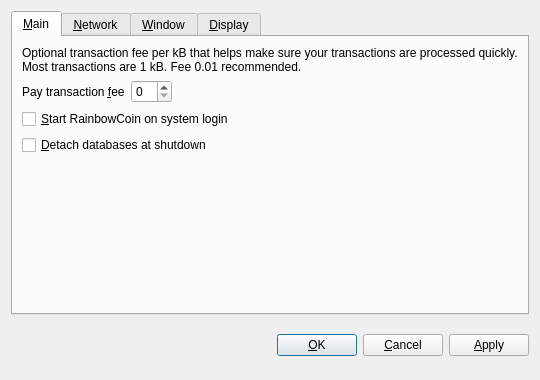
<?xml version="1.0" encoding="UTF-8"?>
<ui version="4.0">
 <class>OptionsDialog</class>
 <widget class="QDialog" name="OptionsDialog">
  <property name="geometry">
   <rect>
    <x>0</x>
    <y>0</y>
    <width>540</width>
    <height>380</height>
   </rect>
  </property>
  <property name="windowTitle">
   <string>Options</string>
  </property>
  <property name="modal">
   <bool>true</bool>
  </property>
  <layout class="QVBoxLayout" name="verticalLayout">
   <item>
    <widget class="QTabWidget" name="tabWidget">
     <property name="tabPosition">
      <enum>QTabWidget::North</enum>
     </property>
     <property name="currentIndex">
      <number>0</number>
     </property>
     <widget class="QWidget" name="tabMain">
      <attribute name="title">
       <string>&amp;Main</string>
      </attribute>
      <layout class="QVBoxLayout" name="verticalLayout_Main">
       <item>
        <widget class="QLabel" name="transactionFeeInfoLabel">
         <property name="text">
          <string>Optional transaction fee per kB that helps make sure your transactions are processed quickly. Most transactions are 1 kB. Fee 0.01 recommended.</string>
         </property>
         <property name="textFormat">
          <enum>Qt::PlainText</enum>
         </property>
         <property name="wordWrap">
          <bool>true</bool>
         </property>
        </widget>
       </item>
       <item>
        <layout class="QHBoxLayout" name="horizontalLayout_Main">
         <item>
          <widget class="QLabel" name="transactionFeeLabel">
           <property name="text">
            <string>Pay transaction &amp;fee</string>
           </property>
           <property name="textFormat">
            <enum>Qt::PlainText</enum>
           </property>
           <property name="buddy">
            <cstring>transactionFee</cstring>
           </property>
          </widget>
         </item>
         <item>
          <widget class="BitcoinAmountField" name="transactionFee"/>
         </item>
         <item>
          <spacer name="horizontalSpacer_Main">
           <property name="orientation">
            <enum>Qt::Horizontal</enum>
           </property>
           <property name="sizeHint" stdset="0">
            <size>
             <width>40</width>
             <height>20</height>
            </size>
           </property>
          </spacer>
         </item>
        </layout>
       </item>
       <item>
        <widget class="QCheckBox" name="bitcoinAtStartup">
         <property name="toolTip">
          <string>Automatically start RainbowCoin after logging in to the system.</string>
         </property>
         <property name="text">
          <string>&amp;Start RainbowCoin on system login</string>
         </property>
        </widget>
       </item>
       <item>
        <widget class="QCheckBox" name="detachDatabases">
         <property name="toolTip">
          <string>Detach block and address databases at shutdown. This means they can be moved to another data directory, but it slows down shutdown. The wallet is always detached.</string>
         </property>
         <property name="text">
          <string>&amp;Detach databases at shutdown</string>
         </property>
        </widget>
       </item>
       <item>
        <spacer name="verticalSpacer_Main">
         <property name="orientation">
          <enum>Qt::Vertical</enum>
         </property>
         <property name="sizeHint" stdset="0">
          <size>
           <width>20</width>
           <height>40</height>
          </size>
         </property>
        </spacer>
       </item>
      </layout>
     </widget>
     <widget class="QWidget" name="tabNetwork">
      <attribute name="title">
       <string>&amp;Network</string>
      </attribute>
      <layout class="QVBoxLayout" name="verticalLayout_Network">
       <item>
        <widget class="QCheckBox" name="mapPortUpnp">
         <property name="toolTip">
          <string>Automatically open the RainbowCoin client port on the router. This only works when your router supports UPnP and it is enabled.</string>
         </property>
         <property name="text">
          <string>Map port using &amp;UPnP</string>
         </property>
        </widget>
       </item>
       <item>
        <widget class="QCheckBox" name="connectSocks">
         <property name="toolTip">
          <string>Connect to the RainbowCoin network through a SOCKS proxy (e.g. when connecting through Tor).</string>
         </property>
         <property name="text">
          <string>&amp;Connect through SOCKS proxy:</string>
         </property>
        </widget>
       </item>
       <item>
        <layout class="QHBoxLayout" name="horizontalLayout_Network">
         <item>
          <widget class="QLabel" name="proxyIpLabel">
           <property name="text">
            <string>Proxy &amp;IP:</string>
           </property>
           <property name="textFormat">
            <enum>Qt::PlainText</enum>
           </property>
           <property name="buddy">
            <cstring>proxyIp</cstring>
           </property>
          </widget>
         </item>
         <item>
          <widget class="QValidatedLineEdit" name="proxyIp">
           <property name="maximumSize">
            <size>
             <width>140</width>
             <height>16777215</height>
            </size>
           </property>
           <property name="toolTip">
            <string>IP address of the proxy (e.g. 127.0.0.1)</string>
           </property>
          </widget>
         </item>
         <item>
          <widget class="QLabel" name="proxyPortLabel">
           <property name="text">
            <string>&amp;Port:</string>
           </property>
           <property name="textFormat">
            <enum>Qt::PlainText</enum>
           </property>
           <property name="buddy">
            <cstring>proxyPort</cstring>
           </property>
          </widget>
         </item>
         <item>
          <widget class="QLineEdit" name="proxyPort">
           <property name="maximumSize">
            <size>
             <width>55</width>
             <height>16777215</height>
            </size>
           </property>
           <property name="toolTip">
            <string>Port of the proxy (e.g. 9050)</string>
           </property>
          </widget>
         </item>
         <item>
          <widget class="QLabel" name="socksVersionLabel">
           <property name="text">
            <string>SOCKS &amp;Version:</string>
           </property>
           <property name="textFormat">
            <enum>Qt::PlainText</enum>
           </property>
           <property name="buddy">
            <cstring>socksVersion</cstring>
           </property>
          </widget>
         </item>
         <item>
          <widget class="QValueComboBox" name="socksVersion">
           <property name="toolTip">
            <string>SOCKS version of the proxy (e.g. 5)</string>
           </property>
          </widget>
         </item>
         <item>
          <spacer name="horizontalSpacer_Network">
           <property name="orientation">
            <enum>Qt::Horizontal</enum>
           </property>
           <property name="sizeHint" stdset="0">
            <size>
             <width>40</width>
             <height>20</height>
            </size>
           </property>
          </spacer>
         </item>
        </layout>
       </item>
       <item>
        <spacer name="verticalSpacer_Network">
         <property name="orientation">
          <enum>Qt::Vertical</enum>
         </property>
         <property name="sizeHint" stdset="0">
          <size>
           <width>20</width>
           <height>40</height>
          </size>
         </property>
        </spacer>
       </item>
      </layout>
     </widget>
     <widget class="QWidget" name="tabWindow">
      <attribute name="title">
       <string>&amp;Window</string>
      </attribute>
      <layout class="QVBoxLayout" name="verticalLayout_Window">
       <item>
        <widget class="QCheckBox" name="minimizeToTray">
         <property name="toolTip">
          <string>Show only a tray icon after minimizing the window.</string>
         </property>
         <property name="text">
          <string>&amp;Minimize to the tray instead of the taskbar</string>
         </property>
        </widget>
       </item>
       <item>
        <widget class="QCheckBox" name="minimizeOnClose">
         <property name="toolTip">
          <string>Minimize instead of exit the application when the window is closed. When this option is enabled, the application will be closed only after selecting Quit in the menu.</string>
         </property>
         <property name="text">
          <string>M&amp;inimize on close</string>
         </property>
        </widget>
       </item>
       <item>
        <spacer name="verticalSpacer_Window">
         <property name="orientation">
          <enum>Qt::Vertical</enum>
         </property>
         <property name="sizeHint" stdset="0">
          <size>
           <width>20</width>
           <height>40</height>
          </size>
         </property>
        </spacer>
       </item>
      </layout>
     </widget>
     <widget class="QWidget" name="tabDisplay">
      <attribute name="title">
       <string>&amp;Display</string>
      </attribute>
      <layout class="QVBoxLayout" name="verticalLayout_Display">
       <item>
        <layout class="QHBoxLayout" name="horizontalLayout_1_Display">
         <item>
          <widget class="QLabel" name="langLabel">
           <property name="text">
            <string>User Interface &amp;language:</string>
           </property>
           <property name="textFormat">
            <enum>Qt::PlainText</enum>
           </property>
           <property name="buddy">
            <cstring>lang</cstring>
           </property>
          </widget>
         </item>
         <item>
          <widget class="QValueComboBox" name="lang">
           <property name="toolTip">
            <string>The user interface language can be set here. This setting will take effect after restarting RainbowCoin.</string>
           </property>
          </widget>
         </item>
        </layout>
       </item>
       <item>
        <layout class="QHBoxLayout" name="horizontalLayout_2_Display">
         <item>
          <widget class="QLabel" name="unitLabel">
           <property name="text">
            <string>&amp;Unit to show amounts in:</string>
           </property>
           <property name="textFormat">
            <enum>Qt::PlainText</enum>
           </property>
           <property name="buddy">
            <cstring>unit</cstring>
           </property>
          </widget>
         </item>
         <item>
          <widget class="QValueComboBox" name="unit">
           <property name="toolTip">
            <string>Choose the default subdivision unit to show in the interface and when sending coins.</string>
           </property>
          </widget>
         </item>
        </layout>
       </item>
       <item>
        <widget class="QCheckBox" name="displayAddresses">
         <property name="toolTip">
          <string>Whether to show RainbowCoin addresses in the transaction list or not.</string>
         </property>
         <property name="text">
          <string>&amp;Display addresses in transaction list</string>
         </property>
        </widget>
       </item>
       <item>
        <spacer name="verticalSpacer_Display">
         <property name="orientation">
          <enum>Qt::Vertical</enum>
         </property>
         <property name="sizeHint" stdset="0">
          <size>
           <width>20</width>
           <height>40</height>
          </size>
         </property>
        </spacer>
       </item>
      </layout>
     </widget>
    </widget>
   </item>
   <item>
    <layout class="QHBoxLayout" name="horizontalLayout_Buttons">
     <item>
      <spacer name="horizontalSpacer_1">
       <property name="orientation">
        <enum>Qt::Horizontal</enum>
       </property>
       <property name="sizeHint" stdset="0">
        <size>
         <width>40</width>
         <height>48</height>
        </size>
       </property>
      </spacer>
     </item>
     <item>
      <widget class="QLabel" name="statusLabel">
       <property name="font">
        <font>
         <weight>75</weight>
         <bold>true</bold>
        </font>
       </property>
       <property name="text">
        <string/>
       </property>
       <property name="textFormat">
        <enum>Qt::PlainText</enum>
       </property>
       <property name="wordWrap">
        <bool>true</bool>
       </property>
      </widget>
     </item>
     <item>
      <spacer name="horizontalSpacer_2">
       <property name="orientation">
        <enum>Qt::Horizontal</enum>
       </property>
       <property name="sizeHint" stdset="0">
        <size>
         <width>40</width>
         <height>48</height>
        </size>
       </property>
      </spacer>
     </item>
     <item>
      <widget class="QPushButton" name="okButton">
       <property name="text">
        <string>&amp;OK</string>
       </property>
      </widget>
     </item>
     <item>
      <widget class="QPushButton" name="cancelButton">
       <property name="text">
        <string>&amp;Cancel</string>
       </property>
       <property name="autoDefault">
        <bool>false</bool>
       </property>
      </widget>
     </item>
     <item>
      <widget class="QPushButton" name="applyButton">
       <property name="text">
        <string>&amp;Apply</string>
       </property>
       <property name="autoDefault">
        <bool>false</bool>
       </property>
      </widget>
     </item>
    </layout>
   </item>
  </layout>
 </widget>
 <customwidgets>
  <customwidget>
   <class>BitcoinAmountField</class>
   <extends>QSpinBox</extends>
   <header>bitcoinamountfield.h</header>
  </customwidget>
  <customwidget>
   <class>QValueComboBox</class>
   <extends>QComboBox</extends>
   <header>qvaluecombobox.h</header>
  </customwidget>
  <customwidget>
   <class>QValidatedLineEdit</class>
   <extends>QLineEdit</extends>
   <header>qvalidatedlineedit.h</header>
  </customwidget>
 </customwidgets>
 <resources/>
 <connections/>
</ui>
